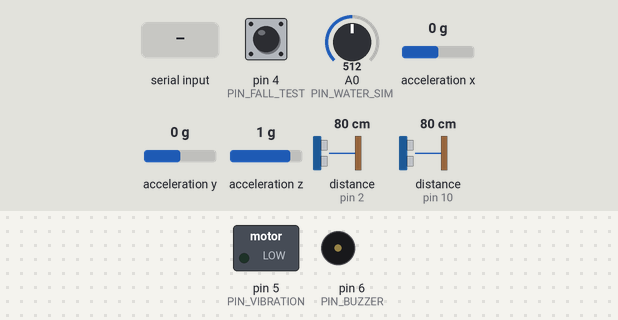
The sketch below on a simulated Arduino Nano, built with avr-gcc and run on an emulated ATmega328P. Shown: switched loads named in the sketch (green lamp = pin HIGH), buzzer (waves = sounding). Wiring (from diagram.json): 2 × ultrasonic range finder: trigger pin 3, echo pin 2 / trigger pin 11, echo pin 10; MPU-6050 motion sensor at I2C address 0x68. Dashed ring = blinking. The test bench sets the inputs (shaded band); at power-on: pin 4 (PIN_FALL_TEST) HIGH, distance to the obstacle (sensors on pin 2, pin 10) 80 cm, A0 (PIN_WATER_SIM) = 512, acceleration x 0 g, acceleration y 0 g, acceleration z 1 g. The echo pulse lasts 58.3 µs per cm; pins used as bus, display or sensor lines are not drawn; what the sketch prints to the serial monitor is not drawn.

Above: at 1.8 s.
1.9 s: pin 4 (PIN_FALL_TEST) pulled LOW for 3.2 s
At 2.09 s:
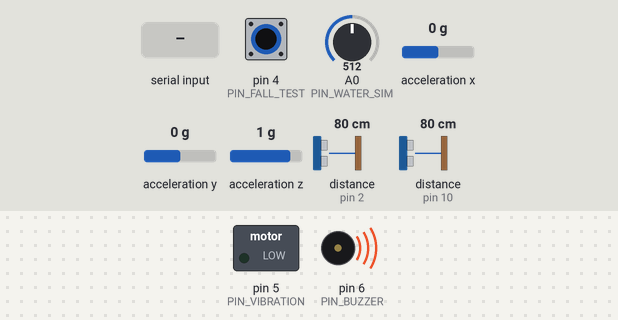
6.6 s: distance to the obstacle (sensor on pin 2) set to 2 cm
At 7.12 s:
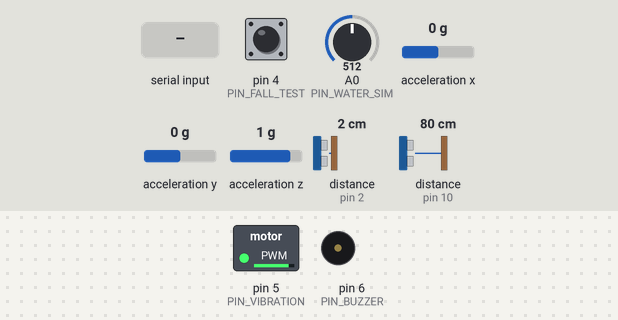
9.6 s: distance to the obstacle (sensor on pin 10) set to 120 cm
12.6 s: "DEMO ON\n" received over Serial
18.6 s: "DEMO OFF\n" received over Serial
Timing chart, 0 to 22.6 s (numbered marks = the images above; inputs shaded):
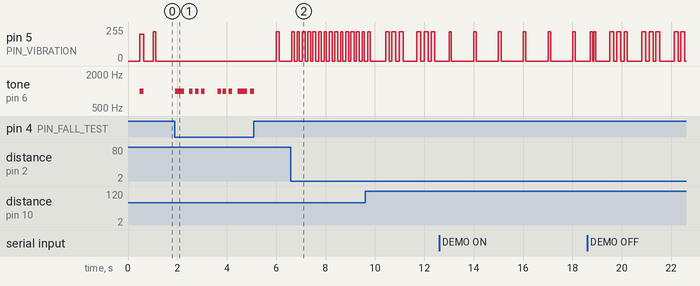

Measured:
- after the input at 1.9 s, tone on pin 6 (PIN_BUZZER): plays 1000 Hz for 0.35 s, 1000 Hz for 0.14 s, 1000 Hz for 0.14 s, 1000 Hz for 0.14 s, 1000 Hz for 0.14 s, 1000 Hz for 0.14 s … (9 notes in this stretch), starting at once
- after the input at 6.6 s, pin 5 (PIN_VIBRATION): alternates 220/255 for 0.12 s and 0/255 for 0.12 s, starting at once

The sketch:

sketch.ino
```cpp
/*
  KATANA (Kawan Tunanetra) - Wokwi logic prototype
  Board: Arduino Nano / ATmega328P

  Wokwi substitutions:
  - Second HC-SR04         = lower/drop-distance sensor
  - A0 slide potentiometer = water sensor (0..1023)
  - Logic Analyzer D0      = measurement of the D5 vibration-motor PWM command
  - Pushbutton on D4      = quick fall-test input

  Real hardware keeps the same pins. See REAL_WIRING.md before assembling.
*/

#include <Wire.h>
#include <math.h>

// Keep 1 for Wokwi's passive buzzer model. Change to 0 before uploading
// to the physical cane, which uses the active 3-5 V buzzer in the RAB.
#define WOKWI_SIMULATION 1

// Pin map
const byte PIN_FRONT_ECHO = 2;
const byte PIN_FRONT_TRIG = 3;
const byte PIN_FALL_TEST = 4;     // Wokwi-only test button
const byte PIN_VIBRATION = 5;     // Real: PWM motor module SIG
const byte PIN_BUZZER = 6;        // Real: active buzzer through BC547
const byte PIN_DOWN_ECHO = 10;
const byte PIN_DOWN_TRIG = 11;
const byte PIN_WATER_SIM = A0;    // Real: water sensor AO

const byte MPU_ADDR = 0x68;

// Initial thresholds for controlled prototype testing
const int FRONT_LOW_CM = 100;
const int FRONT_MEDIUM_CM = 50;
const int FRONT_NEAR_CM = 20;
const int DROP_DELTA_LIMIT_CM = 15;
const int WATER_LIMIT = 650;
const float DROP_TILT_MAX_DEG = 45.0;
const float FALL_TILT_LIMIT_DEG = 60.0;
const unsigned long DROP_DEBOUNCE_MS = 200;
const unsigned long FALL_CONFIRM_MS = 2000;

enum AlertState {
  NORMAL,
  OBJECT_LOW,
  OBJECT_MEDIUM,
  OBJECT_NEAR,
  WATER_ALERT,
  DROP_ALERT,
  FALL_ALERT
};

AlertState activeState = NORMAL;
unsigned long dropStartMs = 0;
unsigned long fallStartMs = 0;
unsigned long lastReportMs = 0;

float frontCm = 400.0;
int dropDeltaCm = 0;
float downCm = 30.0;
float downBaselineCm = 30.0;
int waterValue = 0;
float tiltDeg = 0.0;
bool dropConfirmed = false;
bool fallConfirmed = false;
bool vibrationOn = false;

// Mode Simulasi / Override Serial
bool demoMode = false;
float simFrontCm = 80.0;
float simDownCm = 30.0;
float simTiltDeg = 12.0;
int simWaterVal = 220;
String serialBuffer = "";

void processSerialCommand(String cmd) {
  cmd.trim();
  if (cmd.length() == 0) return;
  String upper = cmd;
  upper.toUpperCase();

  if (upper == "HELP" || upper == "?") {
    Serial.println(F("\n--- KATANA WOKWI INTERACTIVE COMMANDS ---"));
    Serial.println(F("DEMO ON / DEMO OFF"));
    Serial.println(F("FRONT <cm> | DOWN <cm> | TILT <deg> | WATER <val>"));
    Serial.println(F("FALL | DROP | WET | NEAR | NORMAL\n"));
    return;
  }
  if (upper == "DEMO ON" || upper == "DEMO:ON" || upper == "SIM 1") {
    demoMode = true;
    Serial.println(F("[SISTEM] >>> MODE DEMO AKTIF <<<"));
    return;
  }
  if (upper == "DEMO OFF" || upper == "DEMO:OFF" || upper == "SIM 0") {
    demoMode = false;
    Serial.println(F("[SISTEM] >>> MODE DEMO NONAKTIF <<<"));
    return;
  }
  if (upper == "FALL" || upper == "DEMO:FALL") {
    demoMode = true;
    simTiltDeg = 75.0;
    Serial.println(F("[SISTEM] Skenario: Tongkat Terjatuh"));
    return;
  }
  if (upper == "DROP" || upper == "DEMO:DROP") {
    demoMode = true;
    simDownCm = downBaselineCm + 25.0;
    simTiltDeg = 15.0;
    Serial.println(F("[SISTEM] Skenario: Tepi Turunan"));
    return;
  }
  if (upper == "WET" || upper == "DEMO:WET") {
    demoMode = true;
    simWaterVal = 850;
    Serial.println(F("[SISTEM] Skenario: Genangan Air"));
    return;
  }
  if (upper == "NEAR" || upper == "DEMO:NEAR") {
    demoMode = true;
    simFrontCm = 15.0;
    Serial.println(F("[SISTEM] Skenario: Objek Dekat"));
    return;
  }
  if (upper == "NORMAL" || upper == "RESET" || upper == "DEMO:NORMAL") {
    demoMode = true;
    simFrontCm = 120.0;
    simDownCm = downBaselineCm;
    simTiltDeg = 12.0;
    simWaterVal = 180;
    Serial.println(F("[SISTEM] Skenario: Kondisi Normal"));
    return;
  }

  if (upper.startsWith("DEMO:")) upper = upper.substring(5);
  int sep = upper.indexOf('=');
  if (sep == -1) sep = upper.indexOf(' ');
  if (sep != -1) {
    String key = upper.substring(0, sep);
    key.trim();
    float val = upper.substring(sep + 1).toFloat();
    demoMode = true;
    if (key == "FRONT" || key == "DEPAN") simFrontCm = val;
    else if (key == "DOWN" || key == "BAWAH") simDownCm = val;
    else if (key == "TILT" || key == "SUDUT") simTiltDeg = val;
    else if (key == "WATER" || key == "AIR") simWaterVal = (int)val;
  }
}

void checkSerialInput() {
  while (Serial.available()) {
    char c = (char)Serial.read();
    if (c == '\n' || c == '\r') {
      if (serialBuffer.length() > 0) {
        processSerialCommand(serialBuffer);
        serialBuffer = "";
      }
    } else {
      if (serialBuffer.length() < 64) serialBuffer += c;
    }
  }
}

void writeMPU(byte reg, byte value) {
  Wire.beginTransmission(MPU_ADDR);
  Wire.write(reg);
  Wire.write(value);
  Wire.endTransmission(true);
}

void setupMPU() {
  Wire.begin();
  writeMPU(0x6B, 0x00); // wake MPU6050
  writeMPU(0x1C, 0x00); // accelerometer range +/-2 g
}

bool readMPUAccel(float &ax, float &ay, float &az) {
  Wire.beginTransmission(MPU_ADDR);
  Wire.write(0x3B);
  if (Wire.endTransmission(false) != 0) return false;
  if (Wire.requestFrom((int)MPU_ADDR, 6, true) != 6) return false;

  int16_t rawX = (Wire.read() << 8) | Wire.read();
  int16_t rawY = (Wire.read() << 8) | Wire.read();
  int16_t rawZ = (Wire.read() << 8) | Wire.read();
  ax = rawX / 16384.0;
  ay = rawY / 16384.0;
  az = rawZ / 16384.0;
  return true;
}

float readUltrasonicCm(byte trigPin, byte echoPin) {
  digitalWrite(trigPin, LOW);
  delayMicroseconds(2);
  digitalWrite(trigPin, HIGH);
  delayMicroseconds(10);
  digitalWrite(trigPin, LOW);

  unsigned long pulse = pulseIn(echoPin, HIGH, 25000UL);
  if (pulse == 0) return 400.0;
  return pulse / 58.0;
}

void calibrateDownBaseline() {
  float total = 0.0;
  byte valid = 0;
  for (byte i = 0; i < 12; i++) {
    float value = readUltrasonicCm(PIN_DOWN_TRIG, PIN_DOWN_ECHO);
    if (value >= 5.0 && value <= 120.0) {
      total += value;
      valid++;
    }
    delay(35);
  }
  if (valid >= 6) downBaselineCm = total / valid;
}

void updateInputs() {
  checkSerialInput();
  unsigned long now = millis();

  if (demoMode) {
    frontCm = simFrontCm;
    downCm = simDownCm;
    tiltDeg = simTiltDeg;
    waterValue = simWaterVal;
    dropDeltaCm = (int)(downCm - downBaselineCm);
    if (dropDeltaCm < 0) dropDeltaCm = 0;
  } else {
    frontCm = readUltrasonicCm(PIN_FRONT_TRIG, PIN_FRONT_ECHO);
    delayMicroseconds(2500); // reduce cross-talk between the two ultrasonic modules
    downCm = readUltrasonicCm(PIN_DOWN_TRIG, PIN_DOWN_ECHO);
    waterValue = analogRead(PIN_WATER_SIM);
    dropDeltaCm = (int)(downCm - downBaselineCm);
    if (dropDeltaCm < 0) dropDeltaCm = 0;

    float ax = 0.0, ay = 0.0, az = 1.0;
    if (readMPUAccel(ax, ay, az)) {
      float magnitude = sqrt(ax * ax + ay * ay + az * az);
      if (magnitude > 0.05) {
        float ratio = fabs(az) / magnitude;
        ratio = constrain(ratio, 0.0f, 1.0f);
        tiltDeg = acos(ratio) * 180.0 / PI;
      }
    }
  }

  // Suppress a false drop alert when the user intentionally lifts/tilts the cane.
  bool dropCandidate = dropDeltaCm > DROP_DELTA_LIMIT_CM && tiltDeg < DROP_TILT_MAX_DEG;
  if (dropCandidate) {
    if (dropStartMs == 0) dropStartMs = now;
    dropConfirmed = (now - dropStartMs >= DROP_DEBOUNCE_MS);
  } else {
    dropStartMs = 0;
    dropConfirmed = false;
  }

  bool fallButton = digitalRead(PIN_FALL_TEST) == LOW;
  bool fallCandidate = tiltDeg > FALL_TILT_LIMIT_DEG;
  if (fallCandidate) {
    if (fallStartMs == 0) fallStartMs = now;
    fallConfirmed = (now - fallStartMs >= FALL_CONFIRM_MS);
  } else {
    fallStartMs = 0;
    fallConfirmed = false;
  }
  if (fallButton) fallConfirmed = true;
}

AlertState decideState() {
  // Highest risk wins, preventing overlapping alert patterns.
  if (fallConfirmed) return FALL_ALERT;
  if (dropConfirmed) return DROP_ALERT;
  if (waterValue > WATER_LIMIT) return WATER_ALERT;
  if (frontCm < FRONT_NEAR_CM) return OBJECT_NEAR;
  if (frontCm < FRONT_MEDIUM_CM) return OBJECT_MEDIUM;
  if (frontCm < FRONT_LOW_CM) return OBJECT_LOW;
  return NORMAL;
}

bool pulseWindow(unsigned long phase, unsigned long startMs, unsigned long endMs) {
  return phase >= startMs && phase < endMs;
}

bool vibrationPattern(AlertState state, unsigned long now) {
  switch (state) {
    case OBJECT_LOW:
      return (now % 1000UL) < 100UL;
    case OBJECT_MEDIUM:
      return (now % 400UL) < 120UL;
    case OBJECT_NEAR:
      return (now % 220UL) < 110UL;
    case WATER_ALERT: {
      unsigned long p = now % 1900UL;
      return pulseWindow(p, 0, 500) || pulseWindow(p, 750, 1250);
    }
    case DROP_ALERT: {
      unsigned long p = now % 1300UL;
      return pulseWindow(p, 0, 160) || pulseWindow(p, 280, 440) || pulseWindow(p, 560, 720);
    }
    default:
      return false;
  }
}

bool buzzerPattern(AlertState state, unsigned long now) {
  if (state != FALL_ALERT) return false;

  // Active buzzer: SOS-like on/off locator pattern for a fallen cane.
  unsigned long p = now % 3600UL;
  return pulseWindow(p, 0, 140) || pulseWindow(p, 240, 380) || pulseWindow(p, 480, 620) ||
         pulseWindow(p, 820, 1220) || pulseWindow(p, 1340, 1740) || pulseWindow(p, 1860, 2260) ||
         pulseWindow(p, 2460, 2600) || pulseWindow(p, 2700, 2840) || pulseWindow(p, 2940, 3080);
}

void driveBuzzer(bool on) {
#if WOKWI_SIMULATION
  if (on) tone(PIN_BUZZER, 1000);
  else noTone(PIN_BUZZER);
#else
  digitalWrite(PIN_BUZZER, on ? HIGH : LOW);
#endif
}

void updateOutputs(AlertState state) {
  unsigned long now = millis();
  vibrationOn = vibrationPattern(state, now);
  analogWrite(PIN_VIBRATION, vibrationOn ? 220 : 0);
  driveBuzzer(buzzerPattern(state, now));
}

const __FlashStringHelper *stateName(AlertState state) {
  switch (state) {
    case OBJECT_LOW: return F("OBJEK_WASPADA");
    case OBJECT_MEDIUM: return F("OBJEK_SEDANG");
    case OBJECT_NEAR: return F("OBJEK_DEKAT");
    case WATER_ALERT: return F("PERMUKAAN_BASAH");
    case DROP_ALERT: return F("TEPI_TURUNAN");
    case FALL_ALERT: return F("TONGKAT_JATUH");
    default: return F("NORMAL");
  }
}

void selfTest() {
  analogWrite(PIN_VIBRATION, 200);
  driveBuzzer(true);
  delay(160);
  analogWrite(PIN_VIBRATION, 0);
  driveBuzzer(false);
}

void setup() {
  Serial.begin(115200);
  pinMode(PIN_FRONT_TRIG, OUTPUT);
  pinMode(PIN_FRONT_ECHO, INPUT);
  pinMode(PIN_DOWN_TRIG, OUTPUT);
  pinMode(PIN_DOWN_ECHO, INPUT);
  pinMode(PIN_FALL_TEST, INPUT_PULLUP);
  pinMode(PIN_VIBRATION, OUTPUT);
  pinMode(PIN_BUZZER, OUTPUT);

  setupMPU();
  calibrateDownBaseline();
  selfTest();
  Serial.println(F("KATANA Wokwi ready"));
  Serial.println(F("HC depan D2/D3, HC bawah D10/D11, A0=air, D4=tes jatuh"));
}

void loop() {
  updateInputs();
  activeState = decideState();
  updateOutputs(activeState);

  unsigned long now = millis();
  if (now - lastReportMs >= 300) {
    lastReportMs = now;
    Serial.print(F("state="));
    Serial.print(stateName(activeState));
    Serial.print(F(" | depan="));
    Serial.print(frontCm, 0);
    Serial.print(F("cm | delta_bawah="));
    Serial.print(dropDeltaCm);
    Serial.print(F("cm (jarak="));
    Serial.print(downCm, 0);
    Serial.print(F("; baseline="));
    Serial.print(downBaselineCm, 0);
    Serial.print(F(")"));
    Serial.print(F(" | air="));
    Serial.print(waterValue);
    Serial.print(F(" | tilt="));
    Serial.print(tiltDeg, 1);
    Serial.print(F("deg | MOTOR="));
    Serial.print(vibrationOn ? F("ON") : F("OFF"));
    Serial.print(F(" | BUZZER="));
    Serial.println(activeState == FALL_ALERT ? F("SOS") : F("DIAM"));
  }
  delay(20);
}
```
